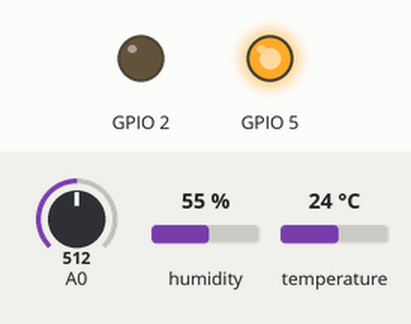
Simulated run of this sketch. Board: ESP8266 (NodeMCU). Parts: output pins drawn as LEDs (lit = HIGH). Inputs (shaded band) come from the test bench; at power-on: A0 = 512, humidity 55 %, temperature 24 °C. WiFi joins after 1.5 s; servers stay silent unless stated; what the sketch prints to the serial monitor is not drawn.

Above: at 6.6 s.
6.7 s: A0 set to 400
At 7.7 s:
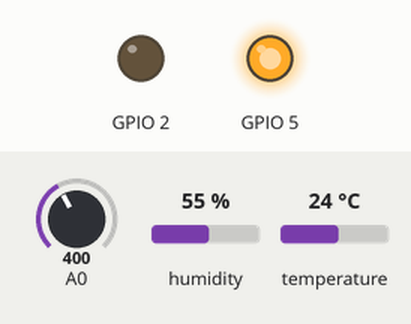
10.5 s: A0 set to 422
At 13.2 s:
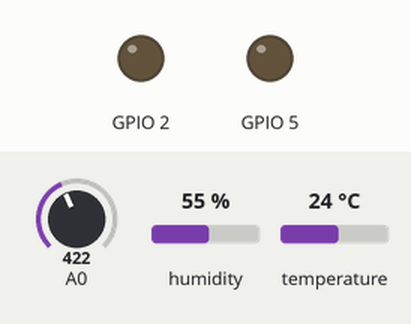
23.6 s: A0 set to 141
At 24.7 s:
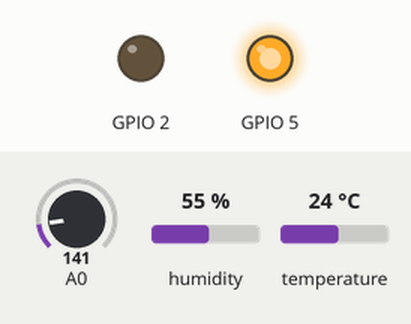
27.4 s: A0 set to 510
At 30.8 s:
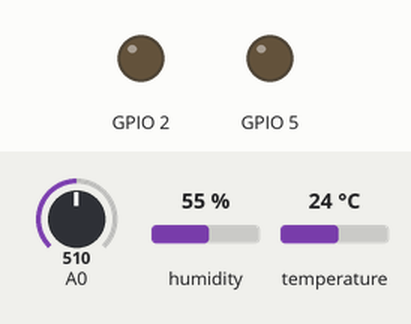
Timing chart, 0 to 40.8 s (numbered marks = the images above; inputs shaded):
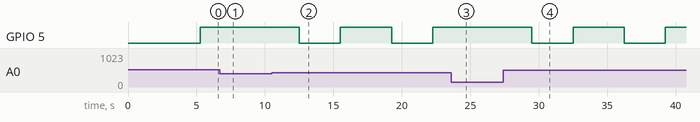

The sketch:

tempHumidQuality.ino
```cpp
#include <dht.h> // Including library for dht
#include <ESP8266WiFi.h>
// #include <pthread.h>

String api_key = "MUK9ERO9I2EVVC24"; // Enter your Write API key from ThingSpeak
const char *ssid = "";            // replace with your wifi ssid and wpa2 key
const char *pass = "";
const char *server = "api.thingspeak.com";

#define DHTPIN 0 // pin where the dht11 is connected, D3 in ESP8266
dht DHT;

WiFiClient client;

// int flag[2];
// int turn;
// // const int MAX = 1e9;
// int ans = 0;

// void lock_init()
// {
//     // Initialize lock by resetting the desire of
//     // both the threads to acquire the locks.
//     // And, giving turn to one of them.
//     flag[0] = flag[1] = 0;
//     turn = 0;
// }

// // Executed before entering critical section
// void lock(int self)
// {
//     // Set flag[self] = 1 saying you want to acquire lock
//     flag[self] = 1;

//     // But, first give the other thread the chance to
//     // acquire lock
//     turn = 1 - self;

//     // Wait until the other thread looses the desire
//     // to acquire lock or it is your turn to get the lock.
//     while (flag[1 - self] == 1 && turn == 1 - self)
//         ;
// }

// // Executed after leaving critical section
// void unlock(int self)
// {
//     // You do not desire to acquire lock in future.
//     // This will allow the other thread to acquire
//     // the lock.
//     flag[self] = 0;
// }

void AQ(double *);
void T(double *);
void H(double *);

void setup()
{
    Serial.begin(115200);
    delay(10);
    pinMode(2, OUTPUT);
    digitalWrite(2, 0);
    Serial.println("Connecting to ");
    Serial.println(ssid);

    WiFi.begin(ssid, pass);

    while (WiFi.status() != WL_CONNECTED)
    {
        delay(500);
        Serial.print(".");
    }
    Serial.println("");
    Serial.println("WiFi connected");

    pinMode(BUILTIN_LED, OUTPUT); // Initialize the BUILTIN_LED pin as an output
    pinMode(5, OUTPUT);
}

void loop()
{

    double a = NULL;
    double h = NULL;
    double t = NULL;
    // a = analogRead(A0);
    AQ(&a); // this is the air quality
    H(&h);  // this is the humidity
    T(&t);  // this is the temperature
    dataSend(a, h, t);
    ledAlert(a);

}

void dataSend(double A, double h, double t)
{
    if (isnan(A) || isnan(h) || isnan(t))
    {

        Serial.println("Failed to read from the sensors!");
    }
    else if (client.connect(server, 80))
    {
        String postStr = api_key;
        postStr += "&field1=";
        postStr += String(A / 1023 * 100);
        postStr += "&field2=";
        postStr += h;
        postStr += "&field3=";
        postStr += t;
        postStr += "\r\n";
        client.print("POST /update HTTP/1.1\n");
        client.print("Host: api.thingspeak.com\n");
        client.print("Connection: close\n");
        client.print("X-THINGSPEAKAPIKEY: " + api_key + "\n");
        client.print("Content-Type: application/x-www-form-urlencoded\n");
        client.print("Content-Length: ");
        client.print(postStr.length());
        client.print("\n\n");
        client.print(postStr);
        Serial.print("Gas Level: ");
        Serial.print(A / 1023 * 100);
        Serial.print(", Temperature: ");
        Serial.print(t);
        Serial.print(" degrees Celcius. ");
        Serial.print("Humidity: ");
        Serial.print(h);
        Serial.println("%. Send to Thingspeak.");
    }
    delay(500);
    client.stop();
    Serial.println("Waiting...");
}

void AQ(double *a)
{
    *a = analogRead(A0);
    // a = data;
}

void H(double *h)
{
    int chk = DHT.read11(DHTPIN);
    //  printf(" %d ",&DHT.humidity);
    *h = DHT.humidity;
}

void T(double *t)
{
    int chk = DHT.read11(DHTPIN);
    //  printf(" %d ", &DHT.temperature);
    *t = DHT.temperature;
}


void ledAlert(double a){

    double air = (a / 1023 * 100);
    // thingspeak needs minimum 15 sec delay between updates.
    if (air >= 40.00 && air <= 100.00)
    {
        // digitalWrite(BUILTIN_LED, HIGH); // Turn the LED off by making the voltage HIGH

        // Wait for a second
        // digitalWrite(5, HIGH);
        // delay(1000);
        digitalWrite(5, LOW);
        delay(3000);
        digitalWrite(5, HIGH);
        delay(3000);
    }
    else if (air >= 101.00 && air <= 150.00)
    {
        digitalWrite(5, LOW);
        delay(2500);
        digitalWrite(5, HIGH);
        delay(2500);
    }
    else if (air >= 151.00 && air <= 200.00)
    {
        digitalWrite(5, LOW);
        delay(1500);
        digitalWrite(5, HIGH);
        delay(1500);
    }
    else if (air >= 201.00 && air <= 300.00)
    {
        digitalWrite(5, LOW);
        delay(500);
        digitalWrite(5, HIGH);
        delay(500);
    }
    else if (air >= 301.00 && air <= 500.00)
    {
        digitalWrite(5, LOW);
        // delay(2500);
    }
    else
    {
        // digitalWrite(BUILTIN_LED, LOW);
        // digitalWrite(5, LOW);
        // delay(1000);
        digitalWrite(5, HIGH);
        delay(1000);


    }
}
```

Measured:
- the behaviour switches between 409 and 410 on A0 (found by bisection; images 1 and 2)
- after the input at 6.7 s, GPIO 5: stays HIGH (without the input it goes to LOW after 2.3 s)
- after the input at 10.5 s, GPIO 5: alternates HIGH for 3.7 s and LOW for 3.0 s, starting after 2.0 s
- after the input at 23.6 s, GPIO 5: stays HIGH (without the input it goes to LOW after 2.4 s)
- after the input at 27.4 s, GPIO 5: alternates HIGH for 3.7 s and LOW for 3.0 s, starting after 2.1 s
